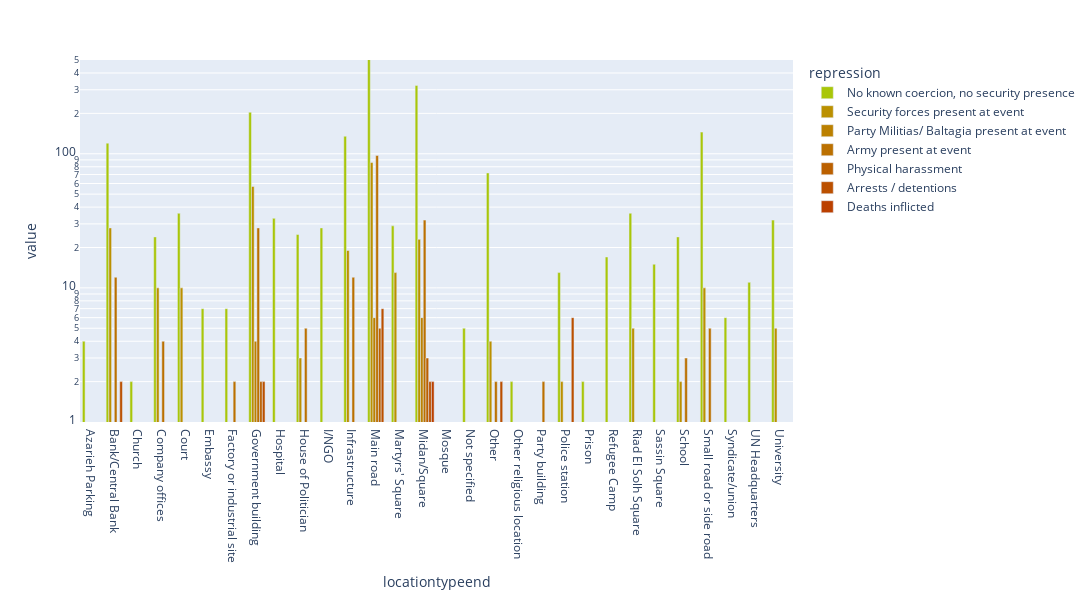

The notebook cell saved with this chart:
### Code cell
df = create_df('locationtypeend',drop_non_violence=False)
color_dict= col_func(df)

fig = px.bar(df, log_y=True, range_y= [1,500],barmode='group',
            width=1400, height=600,
            color_discrete_map=color_dict)

plt.savefig('../plots/leb_plots/location_type_repress.png')
fig.show()

### Figure 1 — Plotly figure (JSON) as saved in the notebook; plotly's stock layout.template omitted (floating-point values rounded to 4 significant figures)
{"data": [{"alignmentgroup": "True", "hovertemplate": "repression=No known coercion, no security presence<br>locationtypeend=%{x}<br>value=%{y}<extra></extra>", "legendgroup": "No known coercion, no security presence", "marker": {"color": "#A9C609", "pattern": {"shape": ""}}, "name": "No known coercion, no security presence", "offsetgroup": "No known coercion, no security presence", "orientation": "v", "showlegend": true, "textposition": "auto", "type": "bar", "x": ["Azarieh Parking", "Bank/Central Bank", "Church", "Company offices", "Court", "Embassy", "Factory or industrial site", "Government building", "Hospital", "House of Politician", "I/NGO", "Infrastructure", "Main road", "Martyrs' Square", "Midan/Square", "Mosque", "Not specified", "Other", "Other religious location", "Party building", "Police station", "Prison", "Refugee Camp", "Riad El Solh Square", "Sassin Square", "School", "Small road or side road", "Syndicate/union", "UN Headquarters ", "University"], "xaxis": "x", "y": [4, 120, 2, 24, 36, 7, 7, 204, 33, 25, 28, 135, 1262, 29, 323, 1, 5, 72, 2, null, 13, 2, 17, 36, 15, 24, 145, 6, 11, 32], "yaxis": "y"}, {"alignmentgroup": "True", "hovertemplate": "repression=Security forces present at event<br>locationtypeend=%{x}<br>value=%{y}<extra></extra>", "legendgroup": "Security forces present at event", "marker": {"color": "#BB9000", "pattern": {"shape": ""}}, "name": "Security forces present at event", "offsetgroup": "Security forces present at event", "orientation": "v", "showlegend": true, "textposition": "auto", "type": "bar", "x": ["Azarieh Parking", "Bank/Central Bank", "Church", "Company offices", "Court", "Embassy", "Factory or industrial site", "Government building", "Hospital", "House of Politician", "I/NGO", "Infrastructure", "Main road", "Martyrs' Square", "Midan/Square", "Mosque", "Not specified", "Other", "Other religious location", "Party building", "Police station", "Prison", "Refugee Camp", "Riad El Solh Square", "Sassin Square", "School", "Small road or side road", "Syndicate/union", "UN Headquarters ", "University"], "xaxis": "x", "y": [1, 28, 1, 10, 10, 1, 1, 57, null, 3, null, 19, 86, 13, 23, null, null, 4, null, null, 2, null, null, 5, null, 2, 10, 1, 1, 5], "yaxis": "y"}, {"alignmentgroup": "True", "hovertemplate": "repression=Party Militias/ Baltagia present at event<br>locationtypeend=%{x}<br>value=%{y}<extra></extra>", "legendgroup": "Party Militias/ Baltagia present at event", "marker": {"color": "#BB8000", "pattern": {"shape": ""}}, "name": "Party Militias/ Baltagia present at event", "offsetgroup": "Party Militias/ Baltagia present at event", "orientation": "v", "showlegend": true, "textposition": "auto", "type": "bar", "x": ["Azarieh Parking", "Bank/Central Bank", "Church", "Company offices", "Court", "Embassy", "Factory or industrial site", "Government building", "Hospital", "House of Politician", "I/NGO", "Infrastructure", "Main road", "Martyrs' Square", "Midan/Square", "Mosque", "Not specified", "Other", "Other religious location", "Party building", "Police station", "Prison", "Refugee Camp", "Riad El Solh Square", "Sassin Square", "School", "Small road or side road", "Syndicate/union", "UN Headquarters ", "University"], "xaxis": "x", "y": [1, null, null, null, null, null, null, 4, null, 1, null, null, 6, 1, 6, null, null, 1, null, null, null, null, null, null, null, null, null, null, null, 1], "yaxis": "y"}, {"alignmentgroup": "True", "hovertemplate": "repression=Army present at event<br>locationtypeend=%{x}<br>value=%{y}<extra></extra>", "legendgroup": "Army present at event", "marker": {"color": "#BB7000", "pattern": {"shape": ""}}, "name": "Army present at event", "offsetgroup": "Army present at event", "orientation": "v", "showlegend": true, "textposition": "auto", "type": "bar", "x": ["Azarieh Parking", "Bank/Central Bank", "Church", "Company offices", "Court", "Embassy", "Factory or industrial site", "Government building", "Hospital", "House of Politician", "I/NGO", "Infrastructure", "Main road", "Martyrs' Square", "Midan/Square", "Mosque", "Not specified", "Other", "Other religious location", "Party building", "Police station", "Prison", "Refugee Camp", "Riad El Solh Square", "Sassin Square", "School", "Small road or side road", "Syndicate/union", "UN Headquarters ", "University"], "xaxis": "x", "y": [null, 12, null, 4, 1, null, 2, 28, null, 5, null, 12, 97, null, 32, null, null, 2, null, 2, 1, null, null, null, null, 3, 5, null, null, 1], "yaxis": "y"}, {"alignmentgroup": "True", "hovertemplate": "repression=Physical harassment<br>locationtypeend=%{x}<br>value=%{y}<extra></extra>", "legendgroup": "Physical harassment", "marker": {"color": "#BB6000", "pattern": {"shape": ""}}, "name": "Physical harassment", "offsetgroup": "Physical harassment", "orientation": "v", "showlegend": true, "textposition": "auto", "type": "bar", "x": ["Azarieh Parking", "Bank/Central Bank", "Church", "Company offices", "Court", "Embassy", "Factory or industrial site", "Government building", "Hospital", "House of Politician", "I/NGO", "Infrastructure", "Main road", "Martyrs' Square", "Midan/Square", "Mosque", "Not specified", "Other", "Other religious location", "Party building", "Police station", "Prison", "Refugee Camp", "Riad El Solh Square", "Sassin Square", "School", "Small road or side road", "Syndicate/union", "UN Headquarters ", "University"], "xaxis": "x", "y": [null, 1, null, null, null, null, null, 2, null, null, null, null, 5, null, 3, null, null, 1, null, null, null, null, null, 1, null, null, 1, null, null, 1], "yaxis": "y"}, {"alignmentgroup": "True", "hovertemplate": "repression=Arrests / detentions<br>locationtypeend=%{x}<br>value=%{y}<extra></extra>", "legendgroup": "Arrests / detentions", "marker": {"color": "#BB5000", "pattern": {"shape": ""}}, "name": "Arrests / detentions", "offsetgroup": "Arrests / detentions", "orientation": "v", "showlegend": true, "textposition": "auto", "type": "bar", "x": ["Azarieh Parking", "Bank/Central Bank", "Church", "Company offices", "Court", "Embassy", "Factory or industrial site", "Government building", "Hospital", "House of Politician", "I/NGO", "Infrastructure", "Main road", "Martyrs' Square", "Midan/Square", "Mosque", "Not specified", "Other", "Other religious location", "Party building", "Police station", "Prison", "Refugee Camp", "Riad El Solh Square", "Sassin Square", "School", "Small road or side road", "Syndicate/union", "UN Headquarters ", "University"], "xaxis": "x", "y": [null, 2, null, null, null, null, null, 2, null, null, null, null, 7, null, 2, null, null, 2, null, null, 6, null, null, null, null, null, null, null, 1, null], "yaxis": "y"}, {"alignmentgroup": "True", "hovertemplate": "repression=Deaths inflicted<br>locationtypeend=%{x}<br>value=%{y}<extra></extra>", "legendgroup": "Deaths inflicted", "marker": {"color": "#BB4000", "pattern": {"shape": ""}}, "name": "Deaths inflicted", "offsetgroup": "Deaths inflicted", "orientation": "v", "showlegend": true, "textposition": "auto", "type": "bar", "x": ["Azarieh Parking", "Bank/Central Bank", "Church", "Company offices", "Court", "Embassy", "Factory or industrial site", "Government building", "Hospital", "House of Politician", "I/NGO", "Infrastructure", "Main road", "Martyrs' Square", "Midan/Square", "Mosque", "Not specified", "Other", "Other religious location", "Party building", "Police station", "Prison", "Refugee Camp", "Riad El Solh Square", "Sassin Square", "School", "Small road or side road", "Syndicate/union", "UN Headquarters ", "University"], "xaxis": "x", "y": [null, null, null, null, null, null, null, null, null, null, null, null, 1, null, 2, null, null, null, null, null, null, null, null, null, null, null, null, null, null, null], "yaxis": "y"}], "layout": {"barmode": "group", "height": 600, "legend": {"title": {"text": "repression"}, "tracegroupgap": 0}, "margin": {"t": 60}, "width": 1400, "xaxis": {"anchor": "y", "domain": [0, 1], "title": {"text": "locationtypeend"}}, "yaxis": {"anchor": "x", "domain": [0, 1], "range": [0, 2.699], "title": {"text": "value"}, "type": "log"}}}
